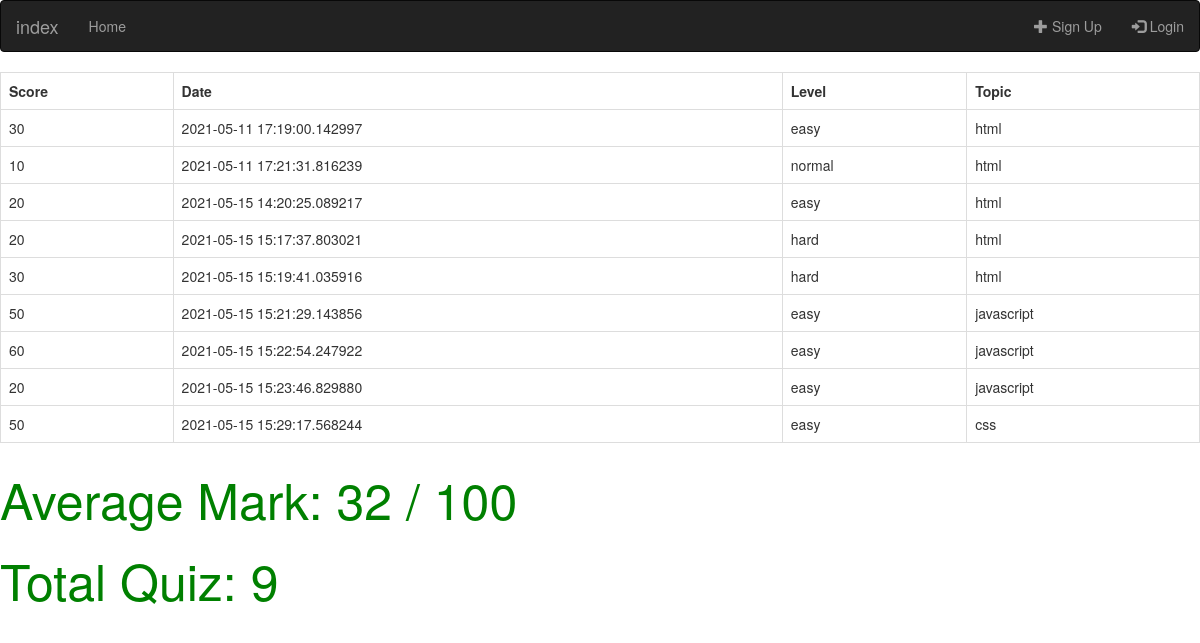
The app's page /user/1/statistic with its own data.
### web/models.py (models this page shows)
class Quizdata(db.Model,UserMixin):
    id = db.Column(db.Integer, primary_key=True)
    user_id = db.Column(db.Integer, db.ForeignKey('user.id'), nullable=False)
    quiztype_id = db.Column(db.Integer, db.ForeignKey('quiztype.id'), nullable=False)
    score = db.Column(db.Integer, nullable=False)
    date = db.Column(db.String(128), nullable=False)
    user = db.relationship("User")
    quiztype = db.relationship("Quiztype")

class Quiztype(db.Model,UserMixin):
    id = db.Column(db.Integer, primary_key=True)
    level = db.Column(db.String(64))
    topic = db.Column(db.String(64))

### web/user/routes.py (the view)
@user.route('/user/<int:userid>/statistic', methods=['GET', 'POST'])
def statistic(userid):
    users = Quizdata.query.filter_by(user_id=userid).all()
    user_list = []
    score =0
    total =0
    average_score=0
    for item in users:
        score+=item.score
        total+=1
        quiztype = Quiztype.query.filter_by(id=item.quiztype_id).first()
        user_list.append({"score": item.score,
                            "date": item.date,
                            "level": quiztype.level,
                            "topic": quiztype.topic,})
    if total > 0:
       average_score = int(score/total)
    return render_template("statistic.html", users=user_list,average_score=average_score,total=total)

### web/templates/statistic.html (shortened to what this page needs)
{% extends "home.html" %}
{% block content %}
<div class="box box-primary">
    <div class="box-body">
        {% if users%}
        <table class="table table-bordered">
            <tr>
                <th>Score</th>
                <th>Date</th>
                <th>Level</th>
                <th>Topic</th>
            </tr>
            {% for row in users %}
                <tr>
                <td>{{row.score}}</td>
                <td>{{row.date}}</td>
                <td>{{row.level}}</td>
                <td>{{row.topic}}</td>
            </tr>
            {% endfor %}
        </table>
        {% endif %}
    </div>
    <p style="font-size:50px; color:green"> Average Mark: {{ average_score }} / 100</p>
    <p style="font-size:50px; color:green"> Total Quiz: {{ total }} </p>
</div>
{% endblock %}

### records on screen
Quizdata: date "2021-05-11 17:19:00.142997"
Quiztype: level "easy" "easy", topic "html" "html"
Quizdata: date "2021-05-11 17:21:31.816239"
Quiztype: level "normal", topic "html"
Quizdata: date "2021-05-15 14:20:25.089217"
Quizdata: date "2021-05-15 15:17:37.803021"
Quiztype: level "hard" "hard", topic "html" "html"
Quizdata: date "2021-05-15 15:19:41.035916"
Quizdata: date "2021-05-15 15:21:29.143856"
Quiztype: level "easy" "easy" "easy", topic "javascript" "javascript" "javascript"
Quizdata: date "2021-05-15 15:22:54.247922"
Quizdata: date "2021-05-15 15:23:46.829880"
Quizdata: date "2021-05-15 15:29:17.568244"
Quiztype: level "easy", topic "css"

### other values on screen
{{ row.score }} "30" "10" "20" "20" "30" "50" "60" "20" "50"
{{ average_score }} "32"
{{ total }} "9"
